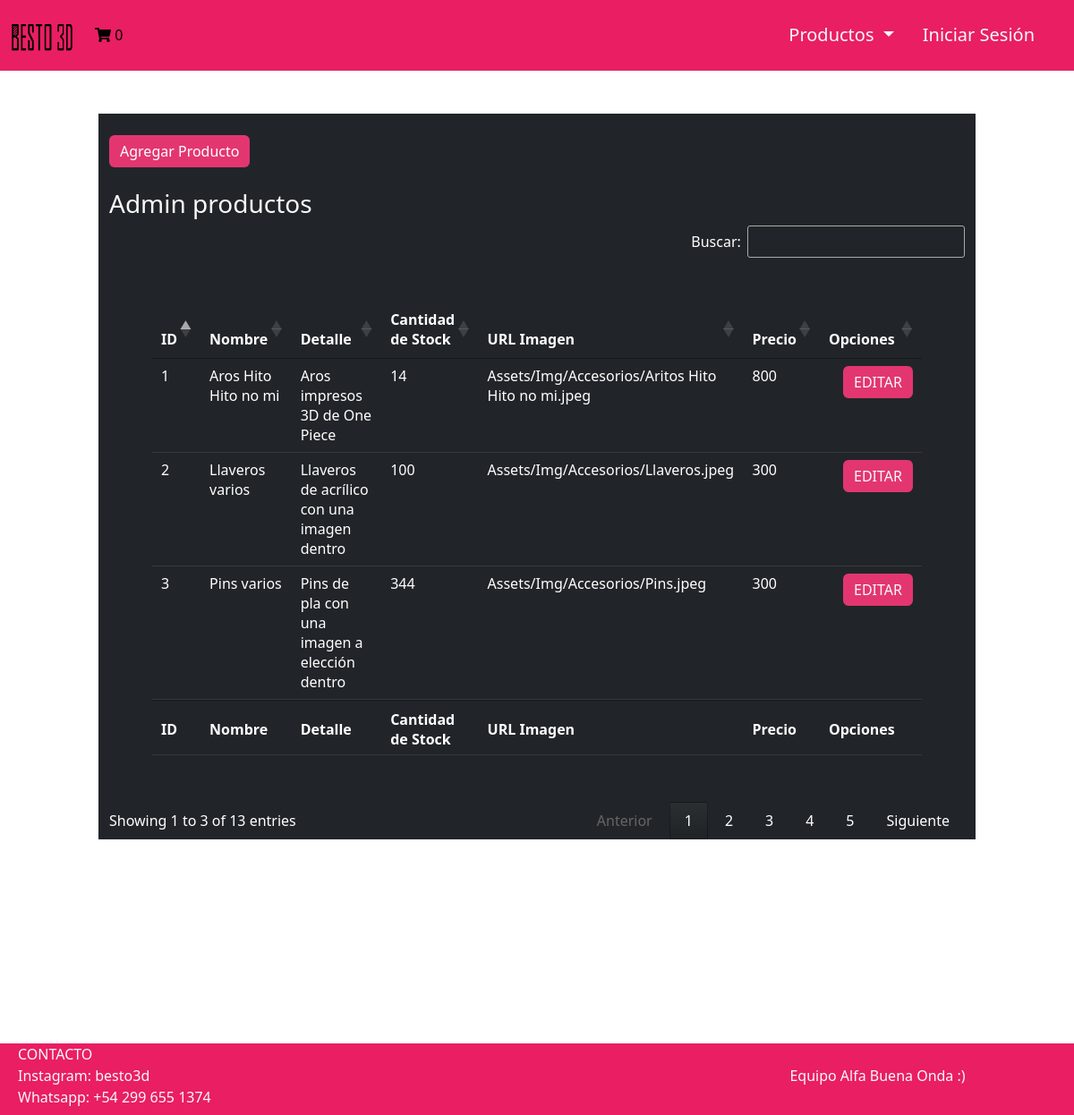
/Vista/AdminProductos.php, run on the app's committed database.
### tables this page shows
CREATE TABLE `producto` (
  `idproducto` bigint(20) NOT NULL,
  `pronombre` varchar(512) NOT NULL,
  `prodetalle` varchar(512) NOT NULL,
  `proprecio` int(11) NOT NULL,
  `procantstock` int(11) NOT NULL,
  `protipo` varchar(512) NOT NULL,
  `proimagen` varchar(512) NOT NULL
);

### Util/funciones.php (called while the page is built, shortened)
<?php
spl_autoload_register(function ($class_name){
    $directorys = array(
        $GLOBALS['ROOT'].'Modelo/',
        $GLOBALS['ROOT'].'Modelo/Conector/',
        $GLOBALS['ROOT'].'Control/',
    );
    foreach($directorys as $directory){
        if(file_exists($directory.$class_name . '.php')){
            return;
        }
    }
});
?>

### Control/Session.php (called while the page is built, shortened)
<?php
include_once 'AbmUsuario.php';
class Session
{
    public function activa()
    {
        $activa = false;
        return $activa;
    }
    public function getUsuario()
    {
        $abmUsuario = new AbmUsuario();
        $where = ['idusuario' => $_SESSION['idusuario']];
        $listaUsuarios = $abmUsuario->buscar($where);
        if ($listaUsuarios >= 1) {
            $usuarioLog = $listaUsuarios[0];
        }
        return $usuarioLog;
    }
    public function getRoles()
    {
        $usuarioActual = $this->getUsuario();
        $objC_UsuarioRol = new C_Usuariorol();
        $param = ['idusuario' => $usuarioActual->getIdusuario()];
        $listaRoles = $objC_UsuarioRol->buscar($param);
        return $listaRoles;
    }
   public function esAdmin()
    {
        $arrayRoles = $this->getRoles();
        $esAdmin = false;
        $i = 0;
        while ($i < count($arrayRoles) && !$esAdmin) {
            if ($arrayRoles[$i]->getIdrol()->getIdrol() == 1) {
                $esAdmin = true;
            }
            $i++;
        }
        return $esAdmin;
    }
    public function esDeposito(){
        $arrayRoles = $this->getRoles();
        $esDepo = false;
        $i = 0;
        while ($i < count($arrayRoles) && !$esDepo) {
            if ($arrayRoles[$i]->getIdrol()->getIdrol() == 2) {
                $esDepo = true;
            }
            $i++;
        }
        return $esDepo;
    }
    public function tienePermisos($pagina){
       $tienePermisos = false;
       if ($this->activa()){
        $tienePermisos=true;
       } else {
        $tienePermisos=false;
       }
       if($this->esAdmin() && $pagina=="Admin"){
        $tienePermisos=true;
       } elseif ($this->esDeposito() && $pagina=="Deposito"){
        $tienePermisos=true;
       } elseif ($this->esCliente() && $pagina=="Cliente"){
        $tienePermisos=true;
       }else {
        $tienePermisos=false;
       }
       return $tienePermisos;
    }
}

### Modelo/Usuario.php (called while the page is built, shortened)
<?php
class Usuario
{
    private $idusuario;
    public function __construct()
    {
        $this->idusuario = "";
    }
    public function getidusuario()
    {
        return $this->idusuario;
    }
    public function setidusuario($valor)
    {
        $this->idusuario = $valor;
    }
    public static function listar($parametro = "")
    {
        $arreglo = array();
        $base = new BaseDatos();
        $sql = "SELECT * FROM Usuario ";
        if ($parametro != "") {
            $sql .= 'WHERE ' . $parametro;
        }
        $res = $base->Ejecutar($sql);
        if ($res > -1) {
            if ($res > 0) {
                while ($row = $base->Registro()) {
                    $obj = new Usuario();
                    $obj->setear($row['idusuario'], $row['usnombre'], $row['uspass'], $row['usmail'], $row['usdeshabilitado']);
                    array_push($arreglo, $obj);
                }
            }
        } else {
        }
        return $arreglo;
    }
}

### Modelo/Conector/BaseDatos.php (called while the page is built, shortened)
<?php
class BaseDatos extends PDO {
  	private $conec;
  	private $indice;
  	private $resultado;
    public function __construct(){
        $this->indice =0;
        try {
           $this->conec=true;
        }catch (PDOException $e) {
            $this->sql = $e->getMessage();
            $this->conec=false;
        }
    }
    public function Iniciar(){
        return $this->getConec();
    }
    public function getConec(){
        return $this->conec;
    }
    public function setSQL($e){
        return "\n".$this->sql = $e;
    }
    public function Ejecutar($sql){
        if ( stristr($sql,"select")){
            $resp =  $this->EjecutarSelect($sql);
        }
        return $resp;
   }
   private function EjecutarSelect($sql){
       $cant = -1;
       $resultado=parent::query($sql);
       if(!$resultado){
           $this->analizarDebug();
       }else {
          $arregloResult = $resultado->fetchAll();
          $cant = count($arregloResult);
       }
       return $cant;
   }
   public function Registro() {
       $filaActual = false;
       $indiceActual = $this->getIndice();
       if ($indiceActual>=0) {
           $filas = $this->getResultado();
           if($indiceActual<count($filas)){
               $filaActual =  $filas[$indiceActual];
           }else {
               $this->setIndice(-1);
           }
       }
       return $filaActual;
   }
   private function setIndice ($valor){
       $this->indice = $valor;
   }
   private function getIndice (){
       return $this->indice;
   }
   private function setResultado($valor){
       $this->resultado = $valor;
   }
   private function getResultado(){
      return $this->resultado;
   }
}

### Control/AbmUsuario.php (called while the page is built, shortened)
<?php
class AbmUsuario
{
    public function buscar($param)
    {
        $where = " true ";
        $arreglo = Usuario::listar($where);
        return $arreglo;
    }
}

### Modelo/UsuarioRol.php (called while the page is built, shortened)
<?php
include_once '../Modelo/Conector/BaseDatos.php';
class UsuarioRol
{
    public function buscar($idusuariorol)
    {
        $base = new BaseDatos();
        $resp = false;
        $sql = "SELECT * FROM usuarioRol WHERE idusuariorol = '" . $idusuariorol . "'";
        if ($base->Iniciar()) {
            if ($base->Ejecutar($sql)) {
                if ($row2 = $base->Registro()) {
                    $rol = new Rol();
                    $rol->buscar($row2['idrol']);
                    $resp = true;
                }
            } else {
                $this->setMensaje($base->getError());
            }
        } else {
            $this->setMensaje($base->getError());
        }
        return $resp;
    }
    public function listar($condicion = '')
    {
        $array = null;
        $base = new BaseDatos();
        $sql =  "select * from usuariorol";
        if ($condicion != '') {
            $sql = $sql . ' where ' . $condicion;
        }
        if ($base->Iniciar()) {
            if ($base->Ejecutar($sql)) {
                $array = array();
                while ($row2 = $base->Registro()) {
                    $objusuarioRol = new usuarioRol();
                    $objusuarioRol->buscar($row2['idusuariorol']);
                    $array[] = $objusuarioRol;
                }
            } else {
                $this->setMensaje($base->getError());
            }
        } else {
            $this->setMensaje($base->getError());
        }
        return $array;
    }
}

### Control/C_Usuariorol.php (called while the page is built, shortened)
<?php
include_once '../Modelo/Usuariorol.php';
class C_Usuariorol
{
    public function buscar($param){
        $where = " true ";
        if ($param<>NULL){
            $where .= '';
            if  (isset($param['idusuario']))
                    $where.=" and idusuario ='".$param['idusuario']."'";
        }
        $obj = new Usuariorol();
        $arreglo =  $obj->listar($where);
        return $arreglo;
    }
}

### Modelo/Rol.php (called while the page is built, shortened)
<?php
include_once '../Modelo/Conector/BaseDatos.php';
class Rol
{
    public function buscar($idrol)
    {
        $base = new BaseDatos();
        $resp = false;
        $sql = "SELECT * FROM rol WHERE idrol = '" . $idrol . "'";
        if ($base->Iniciar()) {
            if ($base->Ejecutar($sql)) {
                if ($row2 = $base->Registro()) {
                    $resp = true;
                }
            } else {
                $this->setMensaje($base->getError());
            }
        } else {
            $this->setMensaje($base->getError());
        }
        return $resp;
    }
}

### Modelo/Producto.php (called while the page is built, shortened)
<?php
include_once '../Modelo/Conector/BaseDatos.php';
class Producto
{
    private $idproducto;
    private $pronombre;
    private $prodetalle;
    private $proprecio;
    private $procantstock;
    private $proimagen;
    public function __construct()
    {
        $this->idproducto = "";
        $this->pronombre = "";
        $this->prodetalle = "";
        $this->proprecio = " ";
        $this->procantstock = "";
        $this->proimagen = " ";
    }
    public function getIdproducto(){
        return $this->idproducto;
    }
    public function setIdproducto($idproducto){
        $this->idproducto = $idproducto;
    }
    public function getPronombre(){
        return $this->pronombre;
    }
    public function setPronombre($pronombre){
        $this->pronombre = $pronombre;
    }
    public function getProdetalle(){
        return $this->prodetalle;
    }
    public function setProdetalle($prodetalle){
        $this->prodetalle = $prodetalle;
    }
    public function getProprecio()
    {
        return $this->proprecio;
    }
    public function setProprecio($proprecio)
    {
        $this->proprecio = $proprecio;
    }
    public function getProcantstock()
    {
        return $this->procantstock;
    }
    public function setProcantstock($procantstock)
    {
        $this->procantstock = $procantstock;
    }
    public function getProimagen()
    {
        return $this->proimagen;
    }
    public function setProimagen($proimagen)
    {
        $this->proimagen = $proimagen;
    }
    public function buscar($idproducto)
    {
        $base = new BaseDatos();
        $resp = false;
        $sql = "SELECT * FROM producto WHERE idproducto = '" . $idproducto . "'";
        if ($base->Iniciar()) {
            if ($base->Ejecutar($sql)) {
                if ($row2 = $base->Registro()) {
                    $resp = true;
                }
            } else {
                $this->setMensaje($base->getError());
            }
        } else {
            $this->setMensaje($base->getError());
        }
        return $resp;
    }
    public function listar($condicion = '')
    {
        $array = null;
        $base = new BaseDatos();
        $sql =  "select * from producto";
        if ($condicion != '') {
            $sql = $sql . ' where ' . $condicion;
        }
        if ($base->Iniciar()) {
            if ($base->Ejecutar($sql)) {
                $array = array();
                while ($row2 = $base->Registro()) {
                    $objproducto = new producto();
                    $objproducto->buscar($row2['idproducto']);
                    $array[] = $objproducto;
                }
            } else {
                $this->setMensaje($base->getError());
            }
        } else {
            $this->setMensaje($base->getError());
        }
        return $array;
    }
}

### Control/C_Producto.php (called while the page is built, shortened)
<?php
include_once '../Modelo/Producto.php';
class C_Producto
{
    public function buscar($param){
        $where = " true ";
        $obj = new Producto();
        $arreglo =  $obj->listar($where);
        return $arreglo;
    }
}

### Vista/AdminProductos.php (the view, shortened to what this page needs)
<?php include_once('Common/Header.php');
$pagina="Deposito";
if ($sesion->tienePermisos($pagina)){
    $objProducto = new C_Producto();
    $arrayProductos = $objProducto->buscar([]);
?>
<div class="container-fluid" style="margin-bottom: 19%">
<div class="container bg-dark col-md-10 text-white mt-5">
<br/>
<button type="button" class="btn btn-primary" data-toggle="modal" id="botonModal" data-target="#agregarProducto">
 Agregar Producto
</button>
<br/><br/>
    <h3 class="text-light">Admin productos</h3>
        <div class="mb-3">
            <?php
            if ($arrayProductos != null) {
            ?>
<table id="lista_productos" class="table table-dark table-hover p-5">
            <thead class="text-center">
                 <tr>
                        <th>ID</th>
                        <th>Nombre</th>
                        <th>Detalle</th>
                        <th>Cantidad de Stock</th>
                        <th>URL Imagen</th>
                        <th>Precio</th>
                        <th>Opciones</th>
                    </tr>
            </thead>
            <tbody>
                <?php
                foreach ($arrayProductos as $producto) {
                    echo '<tr>';
                    echo '<td>' . $producto->getIdProducto() . '</td>';
                    echo '<td>' . $producto->getPronombre() . '</td>';
                    echo '<td>' . $producto->getProdetalle() . '</td>';
                    echo '<td>' . $producto->getProcantstock() . '</td>';
                    echo '<td>' . $producto->getProimagen() . '</td>';
                    echo '<td>' . $producto->getProprecio() . '</td>';
                    echo '<td>
                    <form method="post" action="EditarProducto.php" id="' .  $producto->getIdproducto() . '">
                    <input style="display:none;" name="idproducto" id="idproducto" value="' .  $producto->getIdproducto() . '">
                    <button type="submit" class="ms-3 text-decoration-none text-light btn" id="botonModal"> EDITAR </button>
                </form>
                    </td>';
                    echo '</tr>';
                }
            } else {
                echo '<p class="lead">No hay productos registrados </p>';
            }
                ?>
            </tbody>
            <tfoot>
                 <tr>
                        <th>ID</th>
                        <th>Nombre</th>
                        <th>Detalle</th>
                        <th>Cantidad de Stock</th>
                        <th>URL Imagen</th>
                        <th>Precio</th>
                        <th>Opciones</th>
                    </tr>
            </tfoot>
            </table>
        </div>
    </div>
</div>
<?php include_once('Common/Footer.php');
} else {
    ?><script>
            window.location.href = "/TP-Final-Dinamica/Vista/Home.php";
        </script>
    <?php
    }
    ?>

### Vista/Assets/css/Estilos.css (style rules this page uses)
body { background-image: url("../Img/fondo.png"); width: 100vw; background-size: cover; min-height: 100vh; max-width: 100%; margin: 0 auto; }
#botonModal { background-color: #e33670; border: none; }

### data on the page
producto: idproducto "1", pronombre "Aros Hito Hito no mi", prodetalle "Aros impresos 3D de One Piece", procantstock "14", proimagen "Assets/Img/Accesorios/Aritos Hito Hito no mi.jpeg", proprecio "800"
producto: idproducto "2", pronombre "Llaveros varios", prodetalle "Llaveros de acrílico con una imagen dentro", procantstock "100", proimagen "Assets/Img/Accesorios/Llaveros.jpeg", proprecio "300"
producto: idproducto "3", pronombre "Pins varios", prodetalle "Pins de pla con una imagen a elección dentro", procantstock "344", proimagen "Assets/Img/Accesorios/Pins.jpeg", proprecio "300"

### other printed values
$totalcantidad "0"
